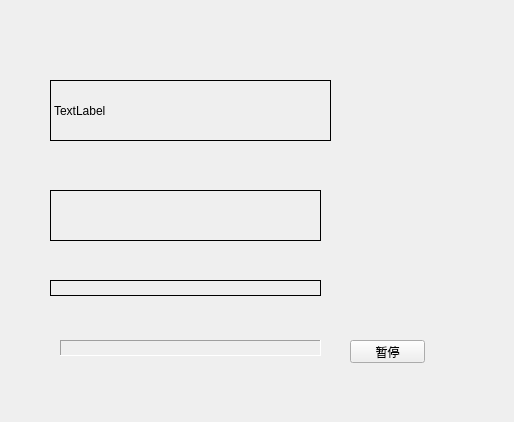
<?xml version="1.0" encoding="UTF-8"?>
<ui version="4.0">
 <class>Widget</class>
 <widget class="QWidget" name="Widget">
  <property name="geometry">
   <rect>
    <x>0</x>
    <y>0</y>
    <width>514</width>
    <height>422</height>
   </rect>
  </property>
  <property name="windowTitle">
   <string>Widget</string>
  </property>
  <widget class="myLabel" name="label">
   <property name="geometry">
    <rect>
     <x>50</x>
     <y>80</y>
     <width>281</width>
     <height>61</height>
    </rect>
   </property>
   <property name="frameShape">
    <enum>QFrame::Shape::Box</enum>
   </property>
   <property name="text">
    <string>TextLabel</string>
   </property>
  </widget>
  <widget class="QLabel" name="label_2">
   <property name="geometry">
    <rect>
     <x>50</x>
     <y>190</y>
     <width>271</width>
     <height>51</height>
    </rect>
   </property>
   <property name="frameShape">
    <enum>QFrame::Shape::Panel</enum>
   </property>
   <property name="text">
    <string/>
   </property>
  </widget>
  <widget class="QLabel" name="label_3">
   <property name="geometry">
    <rect>
     <x>50</x>
     <y>280</y>
     <width>271</width>
     <height>16</height>
    </rect>
   </property>
   <property name="frameShape">
    <enum>QFrame::Shape::Panel</enum>
   </property>
   <property name="text">
    <string/>
   </property>
  </widget>
  <widget class="QLabel" name="label_4">
   <property name="geometry">
    <rect>
     <x>60</x>
     <y>340</y>
     <width>261</width>
     <height>16</height>
    </rect>
   </property>
   <property name="frameShape">
    <enum>QFrame::Shape::Panel</enum>
   </property>
   <property name="frameShadow">
    <enum>QFrame::Shadow::Sunken</enum>
   </property>
   <property name="text">
    <string/>
   </property>
  </widget>
  <widget class="QPushButton" name="btn">
   <property name="geometry">
    <rect>
     <x>350</x>
     <y>340</y>
     <width>75</width>
     <height>23</height>
    </rect>
   </property>
   <property name="text">
    <string>暂停</string>
   </property>
  </widget>
 </widget>
 <customwidgets>
  <customwidget>
   <class>myLabel</class>
   <extends>QLabel</extends>
   <header>mylabel.h</header>
  </customwidget>
 </customwidgets>
 <resources/>
 <connections/>
</ui>
